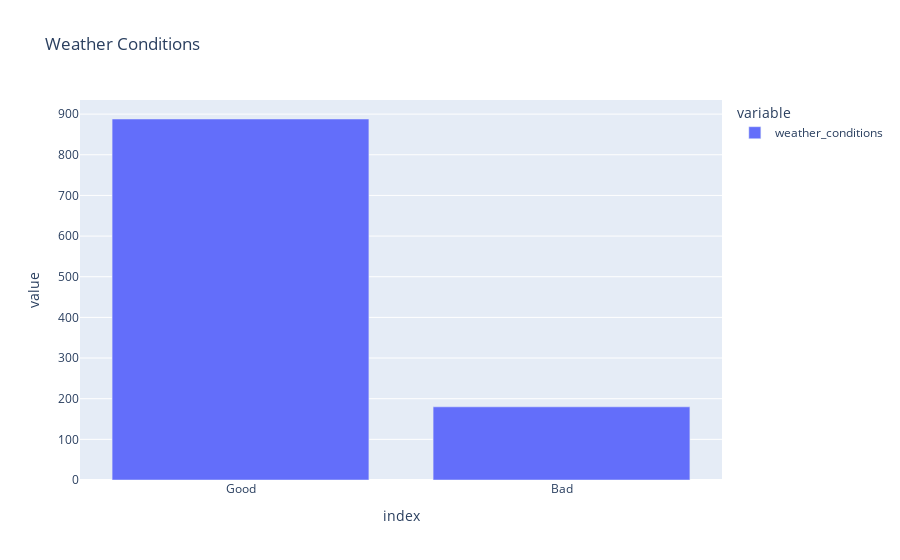

Notebook cell for this chart:
### Code cell
px.bar(weather_conditions, title='Weather Conditions')

### Figure 1 — Plotly figure (JSON) as saved in the notebook; plotly's stock layout.template omitted (floating-point values rounded to 4 significant figures)
{"data": [{"alignmentgroup": "True", "hovertemplate": "variable=weather_conditions<br>index=%{x}<br>value=%{y}<extra></extra>", "legendgroup": "weather_conditions", "marker": {"color": "#636efa", "pattern": {"shape": ""}}, "name": "weather_conditions", "offsetgroup": "weather_conditions", "orientation": "v", "showlegend": true, "textposition": "auto", "type": "bar", "x": ["Good", "Bad"], "xaxis": "x", "y": [888, 180], "yaxis": "y"}], "layout": {"barmode": "relative", "legend": {"title": {"text": "variable"}, "tracegroupgap": 0}, "title": {"text": "Weather Conditions"}, "xaxis": {"anchor": "y", "domain": [0, 1], "title": {"text": "index"}}, "yaxis": {"anchor": "x", "domain": [0, 1], "title": {"text": "value"}}}}
